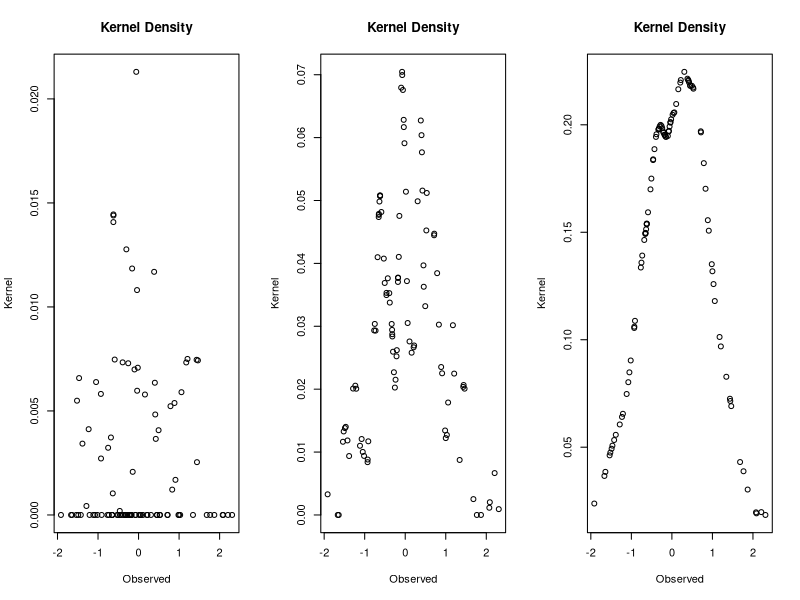
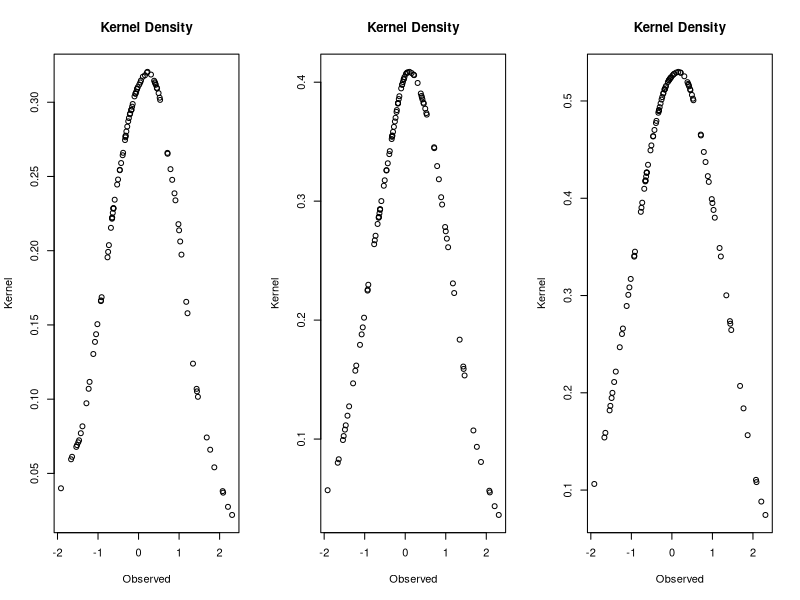

Reproduce these figures in R, in order.
## ---- chunk 1
#Epanechnikov kernekl function (P81)
casl_util_kernel_epan <- function(x, h=1) {
  x <- x/h
  ran <- as.numeric(abs(x) <= 1)
  val <- (3/4) * ( 1 - x^2 ) * ran
  val
}

#Kernel density
kern_density <- function(x, h, x_new) {
  sapply(x_new, function(v)
    {
    w <- casl_util_kernel_epan(abs(x-v), h=h)
    density <- mean(w)
    density
    })
}

#Create datasets
N=100
set.seed(1)
x <- rnorm(N)
x_new <- rnorm(N)
bwidths <- c(0.01, 0.1, 0.5, 0.75, 1, 1.5)

#Plot
par(mfrow=c(1, 3))
for (i in bwidths) {
  plot(x_new, kern_density(x=x, h=i, x_new=x_new), xlab='Observed', ylab='Kernel', main='Kernel Density')
}
par(mfrow=c(1, 1))
## ---- chunk 2
library(glmnet)
#Check current KKT conditions for regression vector (P189)
casl_lenet_check_kkt <- function(X, y, b, lambda) {
  resids <- y - X %*% b
  s <- apply(X, 2, function(xj) crossprod(xj, resids)) / lambda / nrow(X)
  #Return a vector indicating where the KKT conditions have been violated by the variables that are currently zero.
  (b == 0) & (abs(s) >= 1)
}

#Lasso_reg_with_screening
lasso_reg_with_screening <- function(X, y, alpha=1){
  model <- cv.glmnet(X, y, alpha=alpha)
  lambda <- model$lambda.1se
  b <- model$glmnet.fit$beta[, model$lambda==model$lambda.1se]
  casl_lenet_check_kkt(X=X, y=y, b=b, lambda=lambda)
}

#Create dataset (P190)
n <- 1000L
p <- 5000L
X <- matrix(rnorm(n * p), ncol = p)
beta <- c(seq(1, 0.1, length.out=(10L)), rep(0, p - 10L))
y <- X %*% beta + rnorm(n = n, sd = 0.15)

#No violation of KKN conditions
lasso_reg_with_screening(X, y)

#With violation of KKN conditions
model <- cv.glmnet(X, y, alpha=1)
lambda <- model$lambda.1se
b <- model$glmnet.fit$beta[, model$lambda==model$lambda.1se]
b[1] <- 0 #Force to violate
head(casl_lenet_check_kkt(X=X, y=y, b=b, lambda=lambda))
